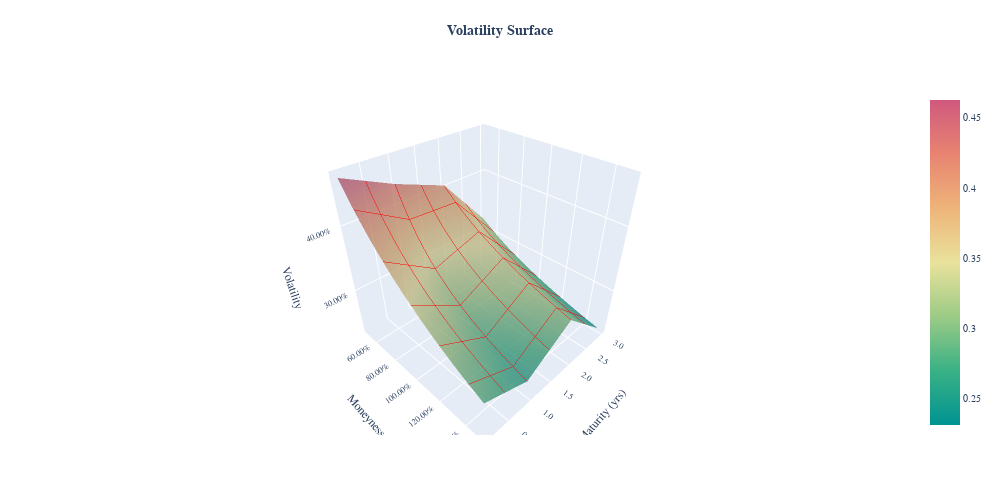

Notebook cell for this chart:
### Markdown cell above
By executing the following command line, the volatility surface is plotted.

### Code cell
#
refdate = dt.datetime(2017, 1, 1, 0, 0, 0)
expiries = [
    dt.datetime(2017, 2, 1, 0, 0, 0),
    dt.datetime(2018, 1, 1, 0, 0, 0),
    dt.datetime(2019, 1, 1, 0, 0, 0),
    dt.datetime(2020, 1, 1, 0, 0, 0)
]

# strikes = list(s_range(80, 120, 100))
moneyness = np.linspace(0.5, 1.5, 100)

y = moneyness
x = ttm

term_structure = []
for i in moneyness:
    temp = []
    for j in expiries:
        strike = i * forward_curve.value(refdate, j)
        temp.append(vol_surf.calc_implied_vol(j, strike, refdate))
    term_structure.append(temp)

fig = go.Figure(data=[go.Surface(x=x, y=y,z=term_structure
                        ,contours = {"x": {"show": True,"size": 0.1, "color":"red"},
                                    "y": {"show": True,"size": 0.1, "color":"red"},}
                        ,opacity = .75
                        ,hovertemplate =
                        'Moneyness:  %{y: .2%}' +\
                        '<br>Maturity (yrs): %{x: .1f}' +\
                        '<br>Volatility: %{z: .2f}<extra></extra>'
                     ,colorscale = 'temps')
                     ])

fig.update_layout(
    title={
        'text': "<b>Volatility Surface</b>",
        'y': 0.95,
        'x': 0.5,
        'xanchor': 'center',
        'yanchor': 'top'
    }
    # ,autosize=True
    ,
    width=1000,
    height=500,
    scene=dict(xaxis_title='Maturity (yrs)',
               xaxis_tickformat='.1f',
               xaxis_autorange='reversed',
               yaxis_title='Moneyness',
               yaxis_tickformat='.2%',
               zaxis_title='Volatility',
               zaxis_tickformat='.2%'),
    font=dict(family="Courier New, monospace", size=10),
    margin=dict(l=65, r=50, b=65, t=90))

fig.show()

### Figure 1 — Plotly figure (JSON) as saved in the notebook; plotly's stock layout.template omitted (floating-point values rounded to 4 significant figures; data arrays with more than 128 entries replaced by an {"elided": "..."} marker saying what was removed)
{"data": [{"colorscale": [[0, "rgb(0, 147, 146)"], [0.1667, "rgb(57, 177, 133)"], [0.3333, "rgb(156, 203, 134)"], [0.5, "rgb(233, 226, 156)"], [0.6667, "rgb(238, 180, 121)"], [0.8333, "rgb(232, 132, 113)"], [1, "rgb(207, 89, 126)"]], "contours": {"x": {"color": "red", "show": true, "size": 0.1}, "y": {"color": "red", "show": true, "size": 0.1}}, "hovertemplate": "Moneyness:  %{y: .2%}<br>Maturity (yrs): %{x: .1f}<br>Volatility: %{z: .2f}<extra></extra>", "opacity": 0.75, "type": "surface", "x": [0.08333, 1, 2, 3], "y": [0.5, 0.5101, 0.5202, 0.5303, 0.5404, 0.5505, 0.5606, 0.5707, 0.5808, 0.5909, 0.601, 0.6111, 0.6212, 0.6313, 0.6414, 0.6515, 0.6616, 0.6717, 0.6818, 0.6919, 0.702, 0.7121, 0.7222, 0.7323, 0.7424, 0.7525, 0.7626, 0.7727, 0.7828, 0.7929, 0.803, 0.8131, 0.8232, 0.8333, 0.8434, 0.8535, 0.8636, 0.8737, 0.8838, 0.8939, 0.904, 0.9141, 0.9242, 0.9343, 0.9444, 0.9545, 0.9646, 0.9747, 0.9848, 0.9949, 1.005, 1.015, 1.025, 1.035, 1.045, 1.056, 1.066, 1.076, 1.086, 1.096, 1.106, 1.116, 1.126, 1.136, 1.146, 1.157, 1.167, 1.177, 1.187, 1.197, 1.207, 1.217, 1.227, 1.237, 1.247, 1.258, 1.268, 1.278, 1.288, 1.298, 1.308, 1.318, 1.328, 1.338, 1.348, 1.359, 1.369, 1.379, 1.389, 1.399, 1.409, 1.419, 1.429, 1.439, 1.449, 1.46, 1.47, 1.48, 1.49, 1.5], "z": {"elided": "100x4 float values"}}], "layout": {"font": {"family": "Courier New, monospace", "size": 10}, "height": 500, "margin": {"b": 65, "l": 65, "r": 50, "t": 90}, "scene": {"xaxis": {"autorange": "reversed", "tickformat": ".1f", "title": {"text": "Maturity (yrs)"}}, "yaxis": {"tickformat": ".2%", "title": {"text": "Moneyness"}}, "zaxis": {"tickformat": ".2%", "title": {"text": "Volatility"}}}, "title": {"text": "<b>Volatility Surface</b>", "x": 0.5, "xanchor": "center", "y": 0.95, "yanchor": "top"}, "width": 1000}}
